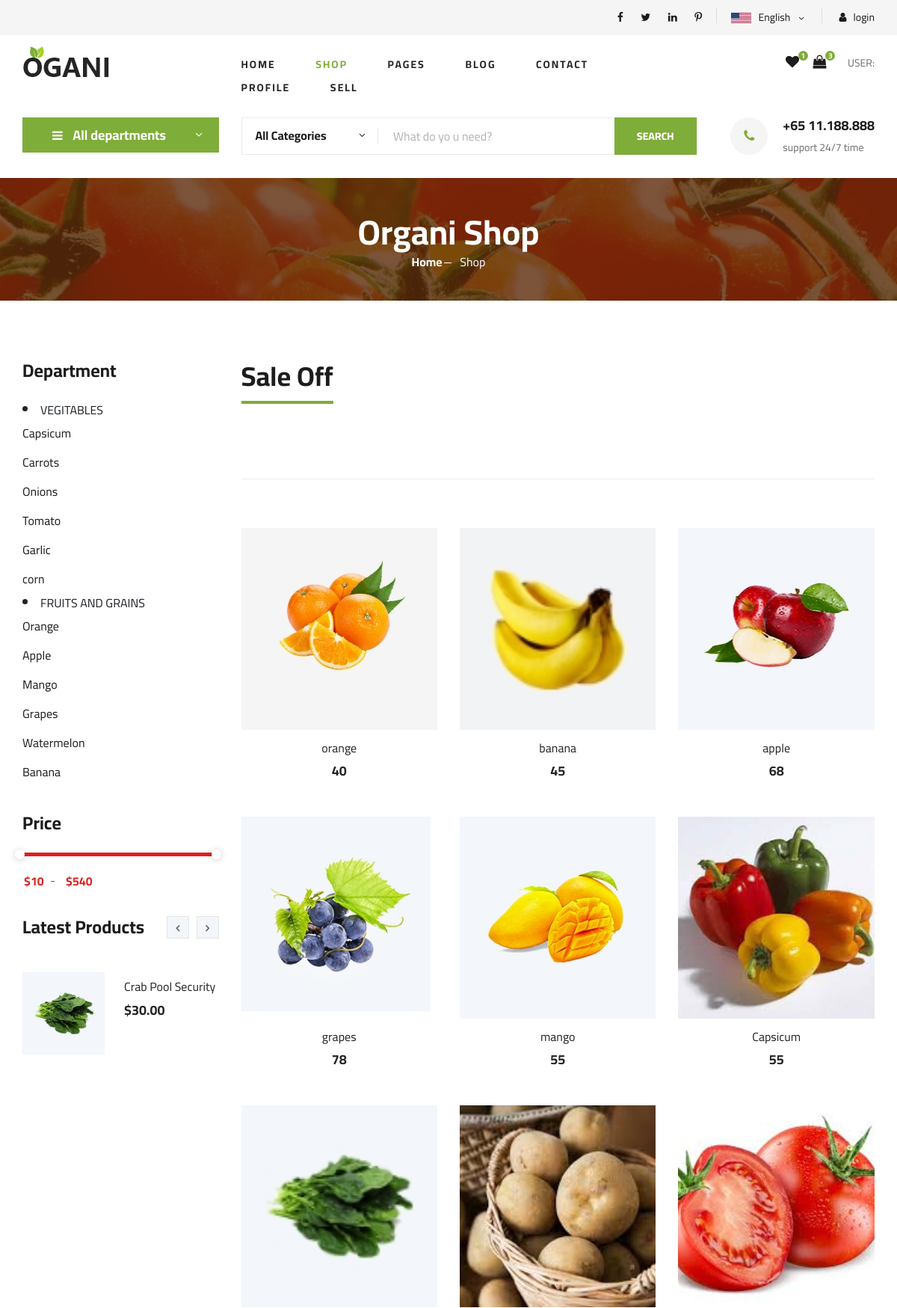
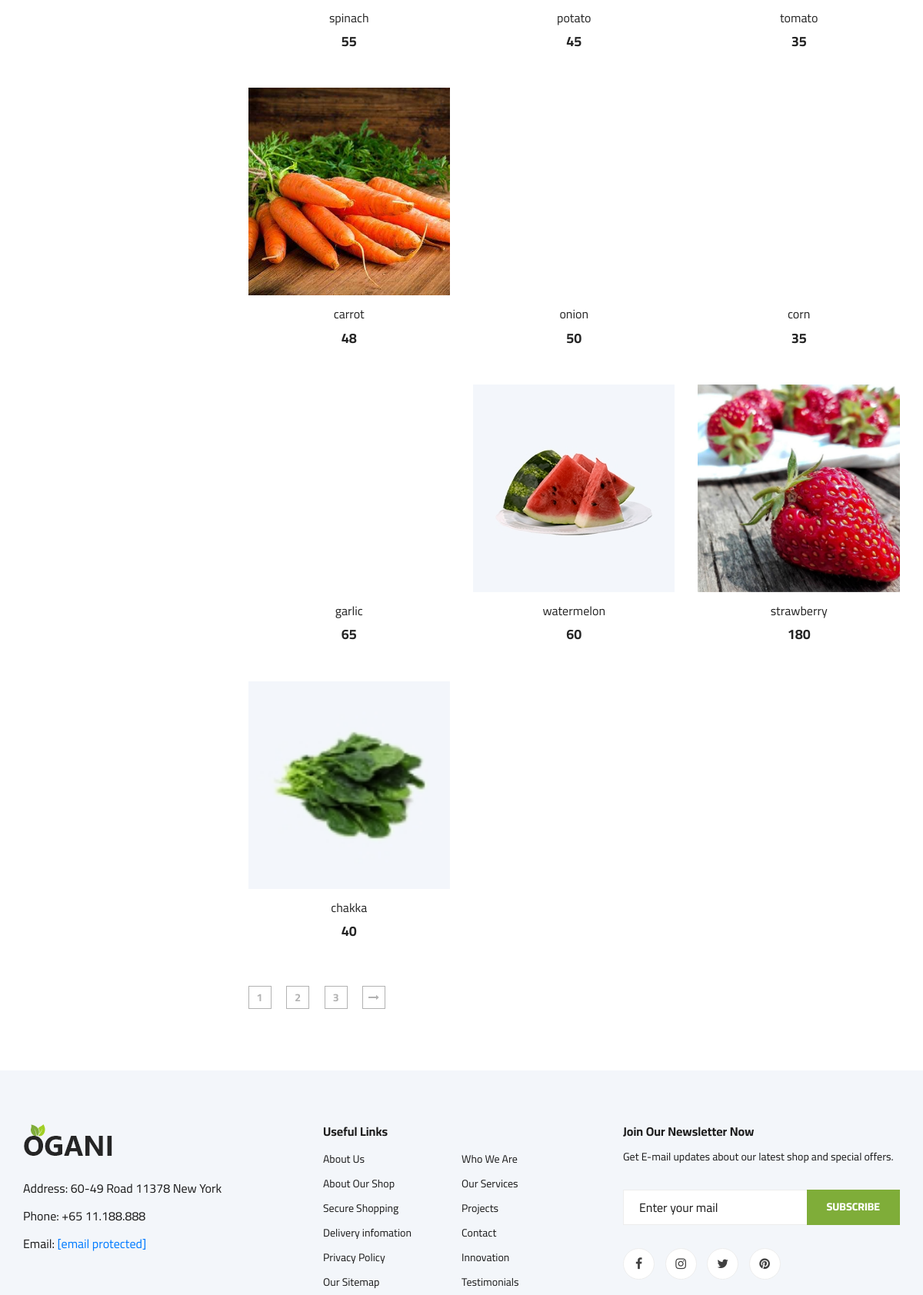
Page /shop (upper part) on the committed database (2 pictures, top to bottom).
### home/models.py (models this page shows)
class product(models.Model):
    name = models.CharField(max_length=200,null=True)
    image = models.ImageField(upload_to='product_img/')
    quantity = models.IntegerField(null=True)
    price = models.IntegerField(null=True)
    addedby=models.CharField(max_length=200,null=True)

### home/views.py (the view)
# urls.py: path('shop',views.shop,name='shop'),
def shop(reguest):
    instance = product.objects.all()
    context = {
        'obj_list': instance
    }
    return render(reguest, "shop.html", context)

### templates/shop.html (shortened to what this page needs)
<!DOCTYPE html>
{% load static %}
<html lang="zxx">
<head>
<link rel="stylesheet" href="{%static 'css/bootstrap.min.css' %}" type="text/css">
<link rel="stylesheet" href="{%static 'css/font-awesome.min.css' %}" type="text/css">
<link rel="stylesheet" href="{%static 'css/elegant-icons.css' %}" type="text/css">
<link rel="stylesheet" href="{%static 'css/nice-select.css' %}" type="text/css">
<link rel="stylesheet" href="{%static 'css/jquery-ui.min.css' %}" type="text/css">
<link rel="stylesheet" href="{%static 'css/owl.carousel.min.css' %}" type="text/css">
<link rel="stylesheet" href="{%static 'css/slicknav.min.css' %}" type="text/css">
<link rel="stylesheet" href="{%static 'css/style.css' %}" type="text/css">
</head>
<body>
<header class="header">
<div class="header__top">
<div class="container">
<div class="row">
<div class="col-lg-6">
<div class="header__top__left">
</div>
</div>
<div class="col-lg-6">
<div class="header__top__right">
<div class="header__top__right__social">
<a href="#"><i class="fa fa-facebook"></i></a>
<a href="#"><i class="fa fa-twitter"></i></a>
<a href="#"><i class="fa fa-linkedin"></i></a>
<a href="#"><i class="fa fa-pinterest-p"></i></a>
</div>
<div class="header__top__right__language">
<img src="{%static 'img/language.png' %}" alt="">
<div>English</div>
<span class="arrow_carrot-down"></span>
</div>
<div class="header__top__right__auth">
 {% if user.is_authenticated %}
<a href="{% url 'logout' %}"><i class="fa fa-user"></i> logout</a>
 {% else %}
 <a href="{% url 'login' %}"><i class="fa fa-user"></i> login</a>
{% endif %}
</div>
</div>
</div>
</div>
</div>
</div>
<div class="container">
<div class="row">
<div class="col-lg-3">
<div class="header__logo">
<a href="{%url 'index' %}"><img src="{%static 'img/logo.png' %}" alt=""></a>
</div>
</div>
<div class="col-lg-6">
<nav class="header__menu">
<ul>
<li><a href="{%url 'index' %}">Home</a></li>
<li class="active"><a href="{%url 'shop-grid' %}">Shop</a></li>
<li><a href="#">Pages</a>
</li>
<li><a href="{%url 'blog' %}">Blog</a></li>
<li><a href="{%url 'contact' %}">Contact</a></li>
<li><a href="{%url 'profile1' %}">profile</a></li>
<li><a href="#">sell</a>
</ul>
</nav>
</div>
<div class="col-lg-3">
<div class="header__cart">
<ul>
<li><a href="#"><i class="fa fa-heart"></i> <span>1</span></a></li>
<li><a href="#"><i class="fa fa-shopping-bag"></i> <span>3</span></a></li>
</ul>
<div class="header__cart__price">USER: <span><a href="{%url 'profile1' %}">{{ request.user.username}}</a></span></div>
</div>
</div>
</div>
</div>
</header>
<section class="hero hero-normal">
<div class="container">
<div class="row">
<div class="col-lg-3">
<div class="hero__categories">
<div class="hero__categories__all">
<i class="fa fa-bars"></i>
<span>All departments</span>
</div>
</div>
</div>
<div class="col-lg-9">
<div class="hero__search">
<div class="hero__search__form">
<form action="{% url 'search' %}" method="GET">
<div class="hero__search__categories">
All Categories
<span class="arrow_carrot-down"></span>
</div>
<input type="text" name='srch' placeholder="What do yo u need?">
<button type="submit" class="site-btn">SEARCH</button>
</form>
</div>
<div class="hero__search__phone">
<div class="hero__search__phone__icon">
<i class="fa fa-phone"></i>
</div>
<div class="hero__search__phone__text">
<h5>+65 11.188.888</h5>
<span>support 24/7 time</span>
</div>
</div>
</div>
</div>
</div>
</div>
</section>
<section class="breadcrumb-section set-bg" data-setbg="{%static 'img/breadcrumb.jpg' %}">
<div class="container">
<div class="row">
<div class="col-lg-12 text-center">
<div class="breadcrumb__text">
<h2>Organi Shop</h2>
<div class="breadcrumb__option">
<a href="index-2.html">Home</a>
<span>Shop</span>
</div>
</div>
</div>
</div>
</div>
</section>
<section class="product spad">
<div class="container">
<div class="row">
<div class="col-lg-3 col-md-5">
<div class="sidebar">
<div class="sidebar__item">
<h4>Department</h4>
<li> VEGITABLES</li>
<ul class="header__menu__dropdown">
<li><a href="{% url 'search1' data='capsicum' %}">Capsicum</a></li>
<li><a href="{% url 'search1' data='carrot' %}">Carrots</a></li>
<li><a href="{% url 'search1' data='onion' %}">Onions</a></li>
<li><a href="{% url 'search1' data='tomato' %}">Tomato</a></li>
<li><a href="{% url 'search1' data='garlic' %}">Garlic</a></li>
<li><a href="{% url 'search1' data='corn' %}">corn</a></li>
</ul>
<li> FRUITS AND GRAINS</li>
<ul class="header__menu__dropdown">
<li><a href="{% url 'search1' data='orange' %}">Orange</a></li>
<li><a href="{% url 'search1' data='apple' %}">Apple</a></li>
<li><a href="{% url 'search1' data='mango' %}">Mango</a></li>
<li><a href="{% url 'search1' data='grapes' %}">Grapes</a></li>
<li><a href="{% url 'search1' data='watermelon' %}">Watermelon</a></li>
<li><a href="{% url 'search1' data='banana' %}">Banana</a></li>
</ul>
</div>
<div class="sidebar__item">
<h4>Price</h4>
<div class="price-range-wrap">
<div class="price-range ui-slider ui-corner-all ui-slider-horizontal ui-widget ui-widget-content" data-min="10" data-max="540">
<span tabindex="0" class="ui-slider-handle ui-corner-all ui-state-default"></span>
<span tabindex="0" class="ui-slider-handle ui-corner-all ui-state-default"></span>
</div>
<div class="range-slider">
<div class="price-input">
<input type="text" id="minamount">
<input type="text" id="maxamount">
</div>
</div>
</div>
</div>
<div class="sidebar__item">
<div class="latest-product__text">
<h4>Latest Products</h4>
<div class="latest-product__slider owl-carousel">
<div class="latest-prdouct__slider__item">
<a href="#" class="latest-product__item">
<div class="latest-product__item__pic">
<img src="{%static 'img/latest-product/lp-1.jpg' %}" alt="">
</div>
<div class="latest-product__item__text">
<h6>Crab Pool Security</h6>
<span>$30.00</span>
</div>
</a>
</div>
</div>
</div>
</div>
</div>
</div>
<div class="col-lg-9 col-md-7">
<div class="product__discount">
<div class="section-title product__discount__title">
<h2>Sale Off</h2>
</div>
</div>
<div class="filter__item">
</div>
<div class="row">
 {% for data in obj_list %}
<div class="col-lg-4 col-md-6 col-sm-6">
<div class="product__item">
<div class="product__item__pic set-bg" data-setbg="{{ data.image.url}}">
</div>
<div class="product__item__text">
<h6><a href="{%url 'productview' id=data.id %}">{{data.name}}</a></h6>
<h5>{{data.price}}</h5>
</div>
</div>
</div>
{% endfor%}
</div>
<div class="product__pagination">
<a href="#">1</a>
<a href="#">2</a>
<a href="#">3</a>
<a href="#"><i class="fa fa-long-arrow-right"></i></a>
</div>
</div>
</div>
</div>
</section>
<footer class="footer spad">
<div class="container">
<div class="row">
<div class="col-lg-3 col-md-6 col-sm-6">
<div class="footer__about">
<div class="footer__about__logo">
<a href="index-2.html"><img src="{%static 'img/logo.png' %}" alt=""></a>
</div>
<ul>
<li>Address: 60-49 Road 11378 New York</li>
<li>Phone: +65 11.188.888</li>
<li>Email: <a href="https://preview.colorlib.com/cdn-cgi/l/email-protection" class="__cf_email__" data-cfemail="afc7cac3c3c0efccc0c3c0ddc3c6cd81ccc0c2">[email&#160;protected]</a></li>
</ul>
</div>
</div>
<div class="col-lg-4 col-md-6 col-sm-6 offset-lg-1">
<div class="footer__widget">
<h6>Useful Links</h6>
<ul>
<li><a href="#">About Us</a></li>
<li><a href="#">About Our Shop</a></li>
<li><a href="#">Secure Shopping</a></li>
<li><a href="#">Delivery infomation</a></li>
<li><a href="#">Privacy Policy</a></li>
<li><a href="#">Our Sitemap</a></li>
</ul>
<ul>
<li><a href="#">Who We Are</a></li>
<li><a href="#">Our Services</a></li>
<li><a href="#">Projects</a></li>
<li><a href="#">Contact</a></li>
<li><a href="#">Innovation</a></li>
<li><a href="#">Testimonials</a></li>
</ul>
</div>
</div>
<div class="col-lg-4 col-md-12">
<div class="footer__widget">
<h6>Join Our Newsletter Now</h6>
<p>Get E-mail updates about our latest shop and special offers.</p>
<form action="#">
<input type="text" placeholder="Enter your mail">
<button type="submit" class="site-btn">Subscribe</button>
</form>
<div class="footer__widget__social">
<a href="#"><i class="fa fa-facebook"></i></a>
<a href="#"><i class="fa fa-instagram"></i></a>
<a href="#"><i class="fa fa-twitter"></i></a>
<a href="#"><i class="fa fa-pinterest"></i></a>
</div>
</div>
</div>
</div>
</div>
</footer>
</body>
</html>

### rows in the picture
product: shows a picture, name "orange", price "40"
product: shows a picture, name "banana", price "45"
product: shows a picture, name "apple", price "68"
product: shows a picture, name "grapes", price "78"
product: shows a picture, name "mango", price "55"
product: shows a picture, name "Capsicum", price "55"
product: name "spinach", price "55"
product: shows a picture, name "potato", price "45"
product: shows a picture, name "tomato", price "35"
product: shows a picture, name "carrot", price "48"
product: name "onion", price "50"
product: name "corn", price "35"
product: name "garlic", price "65"
product: shows a picture, name "watermelon", price "60"
product: shows a picture, name "strawberry", price "180"
product: name "chakka", price "40"
